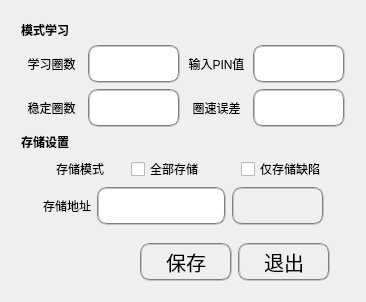
  <widget class="QWidget" name="generalTab">
   <attribute name="icon">
    <iconset>
     <normaloff>icon/general_icon.png</normaloff>icon/general_icon.png</iconset>
   </attribute>
   <attribute name="title">
    <string>常规设置</string>
   </attribute>
   <layout class="QGridLayout" name="gridLayout_4">
    <item row="0" column="0">
     <layout class="QVBoxLayout" name="verticalLayout_4" stretch="2,2,2,2,2,2,3">
      <property name="leftMargin">
       <number>10</number>
      </property>
      <property name="topMargin">
       <number>10</number>
      </property>
      <property name="rightMargin">
       <number>10</number>
      </property>
      <property name="bottomMargin">
       <number>10</number>
      </property>
      <item>
       <widget class="QLabel" name="label_22">
        <property name="styleSheet">
         <string notr="true">font: bold;</string>
        </property>
        <property name="text">
         <string>模式学习</string>
        </property>
       </widget>
      </item>
      <item>
       <layout class="QHBoxLayout" name="horizontalLayout_19" stretch="1,1,1,1">
        <item>
         <widget class="QLabel" name="label_28">
          <property name="text">
           <string>学习圈数</string>
          </property>
          <property name="alignment">
           <set>Qt::AlignCenter</set>
          </property>
         </widget>
        </item>
        <item>
         <widget class="QLineEdit" name="lrRevLine">
          <property name="styleSheet">
           <string notr="true">font-size: 20px;height: 30px;width: 80px; border:2px groove gray;border-radius:10px;padding:2px 4px;</string>
          </property>
         </widget>
        </item>
        <item>
         <widget class="QLabel" name="label_25">
          <property name="text">
           <string>输入PIN值</string>
          </property>
          <property name="alignment">
           <set>Qt::AlignCenter</set>
          </property>
         </widget>
        </item>
        <item>
         <widget class="QLineEdit" name="pinLine">
          <property name="styleSheet">
           <string notr="true">font-size: 20px;height: 30px;width: 80px; border:2px groove gray;border-radius:10px;padding:2px 4px;</string>
          </property>
         </widget>
        </item>
       </layout>
      </item>
      <item>
       <layout class="QHBoxLayout" name="horizontalLayout_20" stretch="1,1,1,1">
        <item>
         <widget class="QLabel" name="label_26">
          <property name="text">
           <string>稳定圈数</string>
          </property>
          <property name="alignment">
           <set>Qt::AlignCenter</set>
          </property>
         </widget>
        </item>
        <item>
         <widget class="QLineEdit" name="revNumLine">
          <property name="styleSheet">
           <string notr="true">font-size: 20px;height: 30px;width: 80px; border:2px groove gray;border-radius:10px;padding:2px 4px;</string>
          </property>
         </widget>
        </item>
        <item>
         <widget class="QLabel" name="label_27">
          <property name="text">
           <string>圈速误差</string>
          </property>
          <property name="alignment">
           <set>Qt::AlignCenter</set>
          </property>
         </widget>
        </item>
        <item>
         <widget class="QLineEdit" name="revOffsetLine">
          <property name="styleSheet">
           <string notr="true">font-size: 20px;height: 30px;width: 80px; border:2px groove gray;border-radius:10px;padding:2px 4px;</string>
          </property>
         </widget>
        </item>
       </layout>
      </item>
      <item>
       <widget class="QLabel" name="label_19">
        <property name="styleSheet">
         <string notr="true">font: bold;</string>
        </property>
        <property name="text">
         <string>存储设置</string>
        </property>
       </widget>
      </item>
      <item>
       <layout class="QHBoxLayout" name="horizontalLayout_16" stretch="1,2,3,3">
        <item>
         <spacer name="horizontalSpacer_13">
          <property name="orientation">
           <enum>Qt::Horizontal</enum>
          </property>
          <property name="sizeHint" stdset="0">
           <size>
            <width>40</width>
            <height>20</height>
           </size>
          </property>
         </spacer>
        </item>
        <item>
         <widget class="QLabel" name="label_20">
          <property name="text">
           <string>存储模式</string>
          </property>
         </widget>
        </item>
        <item>
         <widget class="QCheckBox" name="saveAllBtn">
          <property name="text">
           <string>全部存储</string>
          </property>
         </widget>
        </item>
        <item>
         <widget class="QCheckBox" name="saveDefBtn">
          <property name="text">
           <string>仅存储缺陷</string>
          </property>
         </widget>
        </item>
       </layout>
      </item>
      <item>
       <layout class="QHBoxLayout" name="horizontalLayout_17" stretch="1,2,6,1,1">
        <item>
         <spacer name="horizontalSpacer_33">
          <property name="orientation">
           <enum>Qt::Horizontal</enum>
          </property>
          <property name="sizeHint" stdset="0">
           <size>
            <width>40</width>
            <height>20</height>
           </size>
          </property>
         </spacer>
        </item>
        <item>
         <widget class="QLabel" name="label_21">
          <property name="text">
           <string>存储地址</string>
          </property>
         </widget>
        </item>
        <item>
         <widget class="QLineEdit" name="saveDirLine">
          <property name="styleSheet">
           <string notr="true">font-size: 20px;height: 30px;width: 80px; border:2px groove gray;border-radius:10px;padding:2px 4px;</string>
          </property>
         </widget>
        </item>
        <item>
         <widget class="QPushButton" name="fileBtn">
          <property name="styleSheet">
           <string notr="true">font-size: 20px;height: 30px;width: 80px; border:2px groove gray;border-radius:10px;padding:2px 4px;</string>
          </property>
          <property name="text">
           <string/>
          </property>
          <property name="icon">
           <iconset>
            <normaloff>icon/folder_icon.png</normaloff>icon/folder_icon.png</iconset>
          </property>
         </widget>
        </item>
        <item>
         <spacer name="horizontalSpacer_32">
          <property name="orientation">
           <enum>Qt::Horizontal</enum>
          </property>
          <property name="sizeHint" stdset="0">
           <size>
            <width>40</width>
            <height>20</height>
           </size>
          </property>
         </spacer>
        </item>
       </layout>
      </item>
      <item>
       <layout class="QHBoxLayout" name="horizontalLayout_18" stretch="8,2,1,1">
        <property name="topMargin">
         <number>12</number>
        </property>
        <item>
         <spacer name="horizontalSpacer_34">
          <property name="orientation">
           <enum>Qt::Horizontal</enum>
          </property>
          <property name="sizeHint" stdset="0">
           <size>
            <width>40</width>
            <height>20</height>
           </size>
          </property>
         </spacer>
        </item>
        <item>
         <widget class="QPushButton" name="generalSaveBtn">
          <property name="styleSheet">
           <string notr="true">font-size: 20px;height: 30px;width: 80px; border:2px groove gray;border-radius:10px;padding:2px 4px;</string>
          </property>
          <property name="text">
           <string>保存</string>
          </property>
          <property name="icon">
           <iconset>
            <normaloff>icon/save.png</normaloff>icon/save.png</iconset>
          </property>
         </widget>
        </item>
        <item>
         <widget class="QPushButton" name="generalExitBtn">
          <property name="styleSheet">
           <string notr="true">font-size: 20px;height: 30px;width: 80px; border:2px groove gray;border-radius:10px;padding:2px 4px;</string>
          </property>
          <property name="text">
           <string>退出</string>
          </property>
          <property name="icon">
           <iconset>
            <normaloff>icon/exit_icon.png</normaloff>icon/exit_icon.png</iconset>
          </property>
         </widget>
        </item>
        <item>
         <spacer name="horizontalSpacer_35">
          <property name="orientation">
           <enum>Qt::Horizontal</enum>
          </property>
          <property name="sizeHint" stdset="0">
           <size>
            <width>40</width>
            <height>20</height>
           </size>
          </property>
         </spacer>
        </item>
       </layout>
      </item>
     </layout>
    </item>
   </layout>
  </widget>
